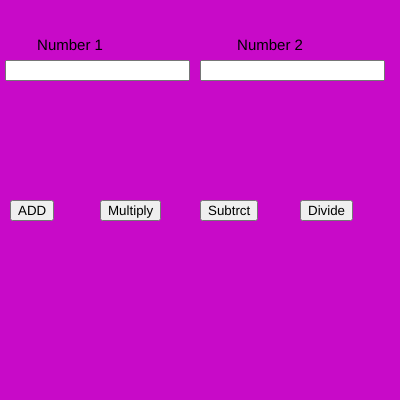
Frame 1 (no input)
Frame 60 (no input): identical to frame 1, image omitted
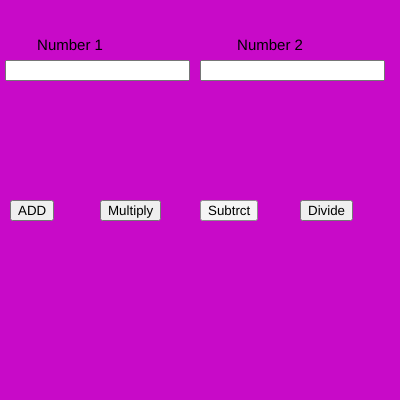
Frame 120 (the mouse pressed at the canvas centre since frame 60)

The p5.js sketch that drew these frames (run headless with seeded random() and noise() and a simulated clock; from frame 60 on, the mouse is pressed at the canvas centre):

// p5.js sketch
// ── sketch.js
var n1,n2;
var b1,b2,b3,b4;

function setup() {
  
  createCanvas(400, 400);
  
  num1 = createInput();
  num1.position(5, 60);
  
  num2 = createInput();
  num2.position(200, 60);
  
  b1 = createButton("ADD");
  b1.position(10, 200);
  b1.mousePressed(add);
  
  b2 = createButton("Multiply");
  b2.position(100, 200);
  b2.mousePressed(mul);

  b3 = createButton("Subtrct");
  b3.position(200, 200);
  b3.mousePressed(sub);
  
  b4 = createButton("Divide");
  b4.position(300, 200);
  b4.mousePressed(divide);
  
  textAlign(CENTER);
  textSize(15);
}
var n1,n2
function draw() {
  background(200,10,200)
  //Fill("black")
  text("Number 1",70,50)
  text("Number 2",270,50)
  n1 = parseInt(num1.value())
  n2 = parseInt(num2.value())
  

}
function add(){
  console.log(n1+n2)
}
function mul(){
  console.log(n1*n2)
}
function sub(){
  console.log(n1-n2)
}
function divide(){
  console.log(n1/n2)
}
